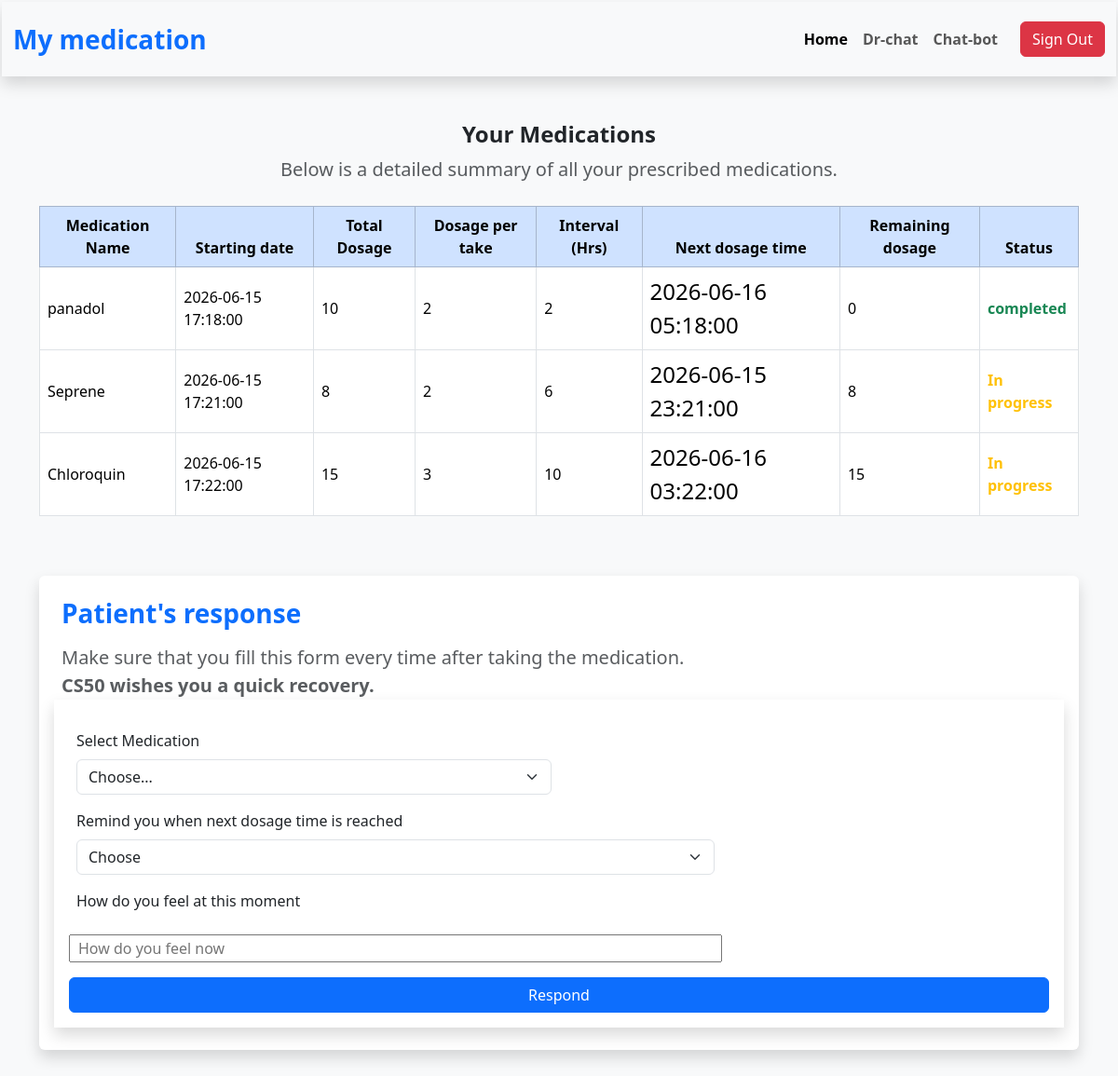
The app's page /dashboard (signed in) with its own data.
### app.py (models this page shows, shortened)
class Medication(db.Model):
    id = db.Column(db.Integer, primary_key=True)
    patient_id = db.Column(db.Integer, nullable=False)
    patient_name = db.Column(db.String(20), nullable=False)
    medication_name = db.Column(db.String(20), nullable=False)
    total_dosage = db.Column(db.Integer, nullable=False)
    dosage_per_take = db.Column(db.Integer, nullable=False)
    dosage_interval = db.Column(db.Integer, nullable=False)
    start_date = db.Column(db.DateTime, default=lambda: datetime.now().replace(second=0, microsecond=0))
    next_dosage_time = db.Column(db.DateTime)
    dosage_remaining = db.Column(db.Integer, )
    dosage_status = db.Column(db.String(20), default = 'In progress')
    def auto_update_next_dosage_time():
        with app.app_context():
            medications = Medication.query.all()
            for med in medications:
                med.set_next_dosage_time()
    scheduler = BackgroundScheduler()
    scheduler.add_job(func=auto_update_next_dosage_time, trigger = "interval", minutes = 1)
    scheduler.start()

### app.py (the view)
@app.route('/dashboard', methods = ['GET', 'POST'])
def dashboard():
    if request.method == 'GET':
        username = session['username']
        med = Medication.query.filter(Medication.patient_name == username).all()
        return render_template('medication.html', med = med)

### templates/medication.html (shortened to what this page needs)
<!DOCTYPE html>
<html lang="en">
<head>
    <link href="https://cdn.jsdelivr.net/npm/bootstrap@5.3.3/dist/css/bootstrap.min.css" rel="stylesheet">
    <link rel="stylesheet" href="{{ url_for('static', filename='style.css') }}">
</head>
<body class="bg-light">
    <header class="mb-5">
        <nav class="navbar navbar-expand-lg navbar-light bg-body-tertiary shadow">
            <div class="container-fluid">
                <a class="navbar-brand fs-3 fw-bold text-primary" href="#">My medication</a>
                <div class="collapse navbar-collapse" id="navbarNav">
                    <ul class="navbar-nav ms-auto">
                        <li class="nav-item">
                            <a class="nav-link active fw-semibold" href="{{url_for('index')}}">Home</a>
                        </li>
                        <li class="nav-item">
                            <a class="nav-link fw-semibold" href="{{url_for('chatmate')}}">Dr-chat</a>
                        </li>
                        <li class="nav-item">
                            <a class="nav-link fw-semibold" href="{{url_for('chatbot')}}">Chat-bot</a>
                        </li>
                    </ul>
                    <a class="btn btn-danger ms-lg-3" href="{{url_for('login')}}">Sign Out</a>
                </div>
            </div>
        </nav>
    </header>
    <main class="container">
        <section class="mb-5">
            <div class="text-center mb-4">
                <h1 class="fs-4 text-dark fw-bold">Your Medications</h1>
                <p class="fs-5 text-muted">Below is a detailed summary of all your prescribed medications.</p>
            </div>
            {% if med and med|length > 0 %}
                <div class="table-responsive mb-5">
                    <table class="medTable table table-bordered table-hover align-middle">
                        <thead class="table-primary text-center">
                            <tr>
                                <th>Medication Name</th>
                                <th>Starting date</th>
                                <th>Total Dosage</th>
                                <th>Dosage per take</th>
                                <th>Interval (Hrs)</th>
                                <th>Next dosage time </th>
                                <th>Remaining dosage</th>
                                <th>Status</th>
                            </tr>
                        </thead>
                        <tbody>
                            {% for row in med %}
                                <tr>
                                    <td>{{ row.medication_name }}</td>
                                    <td>{{ row.start_date }}</td>
                                    <td>{{ row.total_dosage }}</td>
                                    <td>{{ row.dosage_per_take }}</td>
                                    <td>{{ row.dosage_interval }}</td>
                                    <td class="time fs-4">{{ row.next_dosage_time }}</td>
                                    <td class="remaining">{{ row.dosage_remaining }}</td>
                                    <td class="dosageStatus">{{ row.dosage_status }}</td>
                                </tr>
                            {% endfor %}
                        </tbody>
                    </table>
                </div>
                <section class="mb-5">
                    <div class="col-12 p-4 bg-white shadow rounded">
                        <h2 class="fs-3 fw-bold text-primary mb-3">Patient's response</h2>
                        <p class="fs-5 text-muted">
                            Make sure that you fill this form every time after taking the medication. <br>
                            <strong>CS50 wishes you a quick recovery.</strong>
                        </p>
                        <form id="forms" class="row g-3 shadow p-3">
                            <div class="col-md-6">
                                <label for="medicationName" class="form-label">Select Medication</label>
                                <select id="medicationName" name="medication_name" class="form-select">
                                    <option selected>Choose...</option>
                                </select>
                            </div>
                            <div class="col-md-8">
                                <label for="reminderTime" class="form-label">Remind you when next dosage time is reached</label>
                                <select class="reminder form-select" required>
                                    <option selected>Choose</option>
                                </select>
                            </div>
                            <label for="comment" class="form-label">How do you feel at this moment</label>
                            <input class="col-8 col-md-8 form-input" type="text" id="comment" autocomplete="off" autofocus name="patient_comment" placeholder="How do you feel now">
                            <button id="respond" type="submit" class="btn btn-primary">Respond</button>
                        </form>
                    </div>
                </section>
            {% else %}
                <div class="alert alert-warning text-center fs-5 fw-semibold mt-4 shadow-sm p-4">
                    No current medication prescribed for you. <br>
                    <button class="btn btn-danger rounded mt-3">View Medication History</button>
                </div>
            {% endif %}
        </section>
    </main>
</body>
</html>

### static/style.css (style rules this page uses)
body { margin: 2px; background-color: #ededdf; }
nav { width: 100%; background-color: green; margin: auto; height: 10vh; }
.time { font-weight: 0.5rem; font-size: 0.5rem; margin-left: 5%; }

### records on screen
Medication: medication_name "panadol", start_date "2026-06-15 17:18:00", total_dosage "10", dosage_per_take "2", dosage_interval "2", next_dosage_time "2026-06-16 05:18:00", dosage_remaining "0", dosage_status "completed"
Medication: medication_name "Seprene", start_date "2026-06-15 17:21:00", total_dosage "8", dosage_per_take "2", dosage_interval "6", next_dosage_time "2026-06-15 23:21:00", dosage_remaining "8", dosage_status "In progress"
Medication: medication_name "Chloroquin", start_date "2026-06-15 17:22:00", total_dosage "15", dosage_per_take "3", dosage_interval "10", next_dosage_time "2026-06-16 03:22:00", dosage_remaining "15", dosage_status "In progress"
